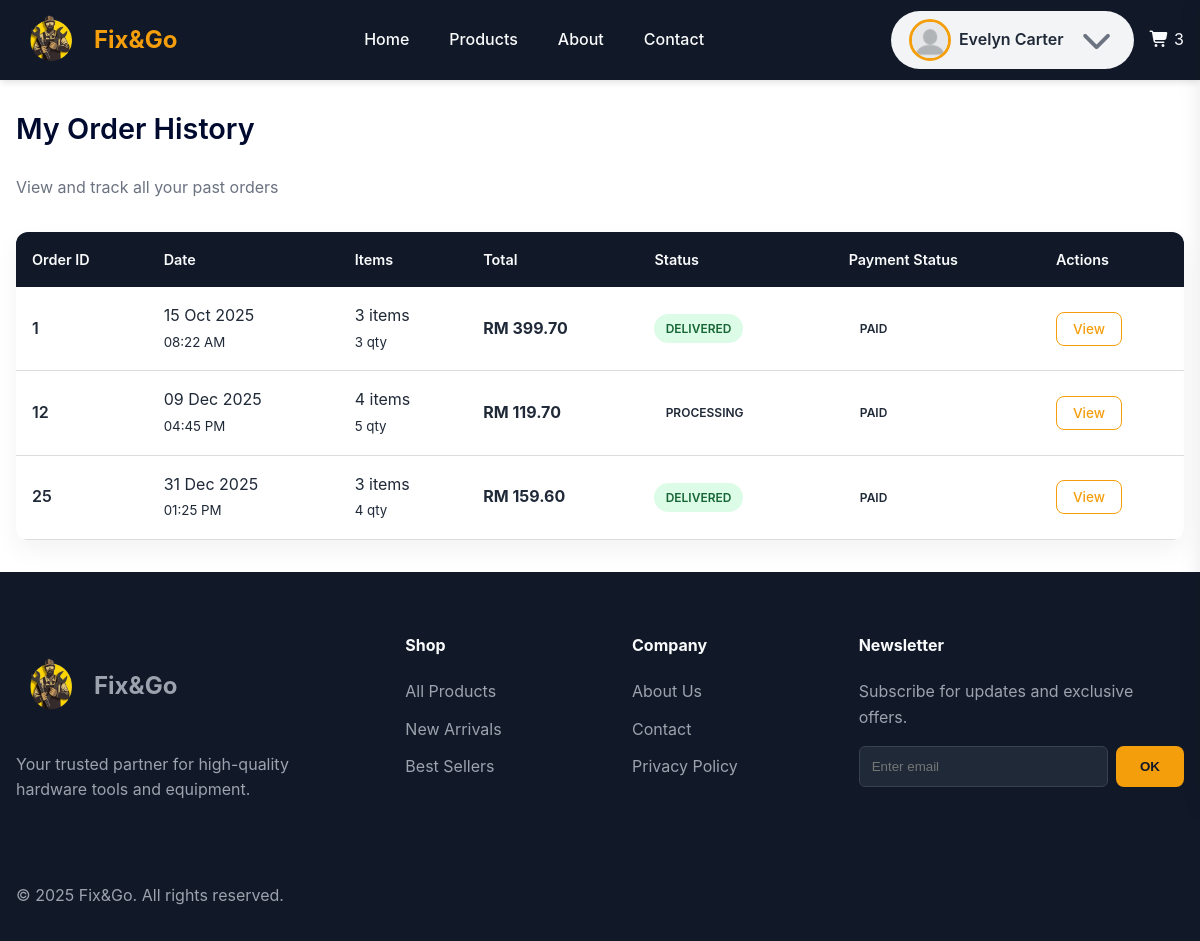
The app's page /pages/order/member-order-history.php (signed in) with its own data.
### tables this page shows
CREATE TABLE `orders` (
  `order_id` int(11) NOT NULL,
  `user_id` varchar(12) DEFAULT NULL,
  `order_at` timestamp NOT NULL DEFAULT current_timestamp(),
  `deliver_at` date DEFAULT NULL,
  `payment_status` enum('Pending','Paid','Failed','Refunded','Redeemed') NOT NULL,
  `status` enum('Pending','Processing','Shipping','Delivered','Cancelled') NOT NULL,
  `total_price` decimal(10,2) NOT NULL,
  `utilize_point` tinyint(1) NOT NULL DEFAULT 0,
  `address_id` int(11) NOT NULL
);

### _base.php (called while the page is built, shortened)
<?php
function temp($key, $value = null)
{
    if ($value !== null) {
        $_SESSION["temp_$key"] = $value;
    } else {
        $value = $_SESSION["temp_$key"] ?? null;
        return $value;
    }
}

### DAO/order-dao.php (called while the page is built, shortened)
<?php
function getMemberOrderHistory($id)
{
    global $_db;
    try {
        $sql = "SELECT
                    o.order_id,
                    DATE_FORMAT(o.order_at, '%d %b %Y') AS order_date,
                    DATE_FORMAT(o.order_at, '%h:%i %p') AS order_time,
                    o.total_price,
                    o.payment_status,
                    o.status,
                    COUNT(DISTINCT oi.product_id) AS total_items,
                    SUM(oi.qty) AS total_quantity
                FROM orders o
                LEFT JOIN orderitem oi ON o.order_id = oi.order_id
                LEFT JOIN payment p ON o.order_id = p.order_id
                LEFT JOIN address a ON o.address_id = a.address_id
                WHERE o.user_id = ?
                GROUP BY o.order_id
                ORDER BY o.order_at ASC";
        $stmt = $_db->prepare($sql);
        $stmt->execute([$id]);
        return $stmt->fetchAll(PDO::FETCH_OBJ);
    } catch (PDOException $e) {
        error_log("Get Member Order History Error: " . $e->getMessage());
        return false;
    }
}

### controller/order-controller.php (called while the page is built, shortened)
<?php
require_once  __DIR__ . '/../_base.php';
require __DIR__ . '/../DAO/order-dao.php';
function getOrderHistoryMember($id)
{
    return getMemberOrderHistory($id);
}

### pages/order/member-order-history.php (the view, shortened to what this page needs)
<?php
require "../../_base.php";
include  "../../_head.php";
require '../../controller/order-controller.php';
$user_id = temp('USER_ID');
$orders = getOrderHistoryMember($user_id);
?>
<link rel="stylesheet" href="../../css/msg.css">
<link rel="stylesheet" href="../../css/member-order-history.css">
<main class="main-container member-orders">
    <div class="page-header">
        <h1 class="page-title">My Order History</h1>
        <p class="page-subtitle">View and track all your past orders</p>
    </div>
    <div class="table-container">
        <table class="orders-table">
            <thead>
                <tr>
                    <th>Order ID</th>
                    <th>Date</th>
                    <th>Items</th>
                    <th>Total</th>
                    <th>Status</th>
                    <th>Payment Status</th>
                    <th>Actions</th>
                </tr>
            </thead>
            <tbody>
                <?php if (!empty($orders) && is_array($orders)): ?>
                    <?php foreach ($orders as $order): ?>
                        <tr class="order-row">
                            <td class="order-id">
                                <?= htmlspecialchars($order->order_id) ?>
                            </td>
                            <td>
                                <?= htmlspecialchars($order->order_date) ?><br>
                                <small><?= htmlspecialchars($order->order_time) ?></small>
                            </td>
                            <td>
                                <?= (int)$order->total_items ?> items<br>
                                <small><?= (int)$order->total_quantity ?> qty</small>
                            </td>
                            <td class="price-total">
                                RM <?= number_format($order->total_price, 2) ?>
                            </td>
                            <td>
                                <span class="status <?= strtolower($order->status) ?>">
                                    <?= htmlspecialchars($order->status) ?>
                                </span>
                            </td>
                            <td>
                                <span class="status <?= strtolower($order->payment_status) ?>">
                                    <?= htmlspecialchars($order->payment_status) ?>
                                </span>
                            </td>
                            <td class="actions">
                                <a href="member-order-detail.php?id=<?= $order->order_id ?>"
                                    class="btn-view">View</a>
                            </td>
                        </tr>
                    <?php endforeach; ?>
                <?php endif; ?>
            </tbody>
        </table>
    </div>
</main>
<?php include '../../_foot.php'; ?>

### css/style.css (style rules this page uses)
:root { --primary-color: #f59e0b; --primary-hover: #d97706; --primary-dark: #000a2e; --bg-dark: #111827; --bg-card: #f3f4f6; --text-light: #f9fafb; --text-color: #1f2937; --text-muted: #6b7280; --border-color: #ddd; --error-color: #e74c3c; --success-color: #2ecc71; --spacing-unit: 1rem; --container-width: 1500px; --header-height: 80px; }
* { box-sizing: border-box; margin: 0; padding: 0; }
body { font-family: "Inter", -apple-system, BlinkMacSystemFont, "Segoe UI", Roboto, Oxygen, Ubuntu, Cantarell, "Open Sans", "Helvetica Neue", sans-serif; line-height: 1.6; color: var(--text-dark); background-color: #ffffff; }
h1, h2, h3, h4 { line-height: 1.2; margin-bottom: 1rem; }
h1 { font-size: 3.5rem; font-weight: 800; }
p { margin-bottom: 1rem; }

### css/member-order-history.css (style rules this page uses)
:root { --primary-color: #f59e0b; --primary-hover: #d97706; --primary-dark: #000a2e; --bg-dark: #111827; --bg-card: #f3f4f6; --text-light: #f9fafb; --text-color: #1f2937; --text-muted: #6b7280; --border-color: #ddd; --error-color: #e74c3c; --success-color: #2ecc71; --spacing-unit: 1rem; --container-width: 1500px; --header-height: 80px; }
.page-title { font-size: 25px; font-weight: 600; color: var(--color-text-heading); margin: 0 0 8px 0; }
.page-subtitle { font-size: 16px; color: var(--color-text-muted); margin: 0; }
.page-title::after { content: ""; display: block; width: 60px; height: 4px; background: var(--color-primary); border-radius: 2px; }
.member-orders { max-width: var(--container-width); margin: auto; padding: 2rem 1rem; }
.page-header { margin-bottom: 2rem; }
.page-title { font-size: 2rem; color: var(--primary-dark); }
.page-subtitle { color: var(--text-muted); }
.table-container { background: white; border-radius: 12px; overflow-x: auto; box-shadow: 0 10px 25px rgba(0, 0, 0, 0.05); }
.orders-table { width: 100%; border-collapse: collapse; }
.orders-table thead { background: var(--bg-dark); }
.orders-table th { color: var(--text-light); padding: 1rem; text-align: left; font-weight: 600; font-size: 0.9rem; }
.orders-table td { padding: 1rem; border-bottom: 1px solid var(--border-color); vertical-align: middle; color: var(--text-color); }
.order-id { font-weight: 600; color: var(--primary-dark); }
.price-total { font-weight: 700; color: var(--primary-color); }
.status { display: inline-block; padding: 0.3rem 0.7rem; border-radius: 999px; font-size: 0.75rem; font-weight: 600; text-transform: uppercase; }
.status.delivered { background: #dcfce7; color: #166534; }
.actions { text-align: left; }
.btn-view { padding: 0.45rem 0.9rem; background: var(--primary-color); color: white; border-radius: 8px; font-size: 0.85rem; text-decoration: none; transition: background 0.2s; }
.page-title { font-size: 1.8rem; margin-bottom: 1.5rem; color: var(--primary-dark); }
.order-id { font-weight: 600; }
.btn-view { padding: 0.5rem 1rem; border-radius: 8px; border: none; cursor: pointer; font-weight: 500; }
.btn-view { background: transparent; border: 1px solid var(--primary-color); color: var(--primary-color); }

### records on screen
orders: order_id "1", order_date "15 Oct 2025", order_time "08:22 AM", total_items "3", total_quantity "3", total_price "399.70", status "DELIVERED", payment_status "PAID"
orders: order_id "12", order_date "09 Dec 2025", order_time "04:45 PM", total_items "4", total_quantity "5", total_price "119.70", status "PROCESSING", payment_status "PAID"
orders: order_id "25", order_date "31 Dec 2025", order_time "01:25 PM", total_items "3", total_quantity "4", total_price "159.60", status "DELIVERED", payment_status "PAID"

### other values on screen
temp('USER_NAME') "Evelyn Carter"
